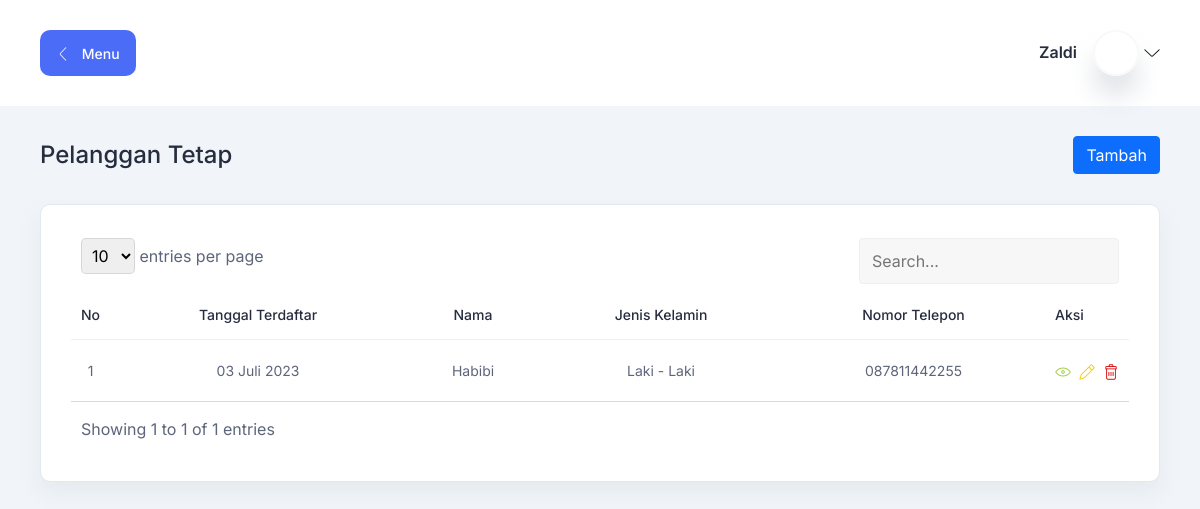
/index.php?h=pelanggan (signed in), run on the app's committed database.
### tables this page shows
CREATE TABLE `pelanggan`(
    `id` BIGINT UNSIGNED AUTO_INCREMENT,
    `nama` VARCHAR(255),
    `nomor_telepon` VARCHAR(255),
    `email` VARCHAR(255),
    `jenis_kelamin` VARCHAR(255),
    `tanggal_terdaftar` DATE,
    PRIMARY KEY (`id`) 
);

### database/connection.php (called while the page is built, shortened)
<?php
function indonesiaDate($date)
{
  $tanggal = explode('-', $date)[2];
  $bulan = explode('-', $date)[1];
  $tahun = explode('-', $date)[0];
  return $tanggal . ' ' . MONTH_IN_INDONESIA[$bulan - 1] . ' ' . $tahun;
}

### halaman/pelanggan/index.php (the view, shortened to what this page needs)
<section class="table-components">
    <div class="container-fluid">
        <div class="title-wrapper pt-30">
            <div class="row align-items-center">
                <div class="col">
                    <div class="title mb-30">
                        <h3>Pelanggan Tetap</h3>
                    </div>
                </div>
                <div class="col-auto">
                    <?php if ($_SESSION['user']['status'] == 'KASIR') : ?>
                        <a href="?h=tambah_pelanggan" class="btn btn-primary mb-30">Tambah</a>
                    <?php else : ?>
                        <a href="?h1=tambah_pelanggan" class="btn btn-primary mb-30">Tambah</a>
                    <?php endif; ?>
                </div>
            </div>
        </div>
        <div class="tables-wrapper">
            <div class="row">
                <div class="col-lg-12">
                    <div class="card-style mb-30">
                        <div class="table-responsive">
                            <table id="table" class="table">
                                <thead>
                                    <tr>
                                        <th class="text-center fit">
                                            <h6>No</h6>
                                        </th>
                                        <th class="text-center">
                                            <h6>Tanggal Terdaftar</h6>
                                        </th>
                                        <th class="text-center">
                                            <h6>Nama</h6>
                                        </th>
                                        <th class="text-center">
                                            <h6>Jenis Kelamin</h6>
                                        </th>
                                        <th class="text-center">
                                            <h6>Nomor Telepon</h6>
                                        </th>
                                        <th class="fit">
                                            <h6>Aksi</h6>
                                        </th>
                                    </tr>
                                </thead>
                                <?php
                                $result = $conn->query("SELECT * FROM pelanggan ORDER BY tanggal_terdaftar");
                                $no = 1;
                                ?>
                                <tbody>
                                    <?php if ($result->num_rows) : ?>
                                        <?php while ($row = $result->fetch_assoc()) : ?>
                                            <tr>
                                                <td class="text-center fit">
                                                    <p><?= $no++; ?></p>
                                                </td>
                                                <td class="text-center">
                                                    <p><?= indonesiaDate($row['tanggal_terdaftar']); ?></p>
                                                </td>
                                                <td class="text-center">
                                                    <p><?= $row['nama']; ?></p>
                                                </td>
                                                <td class="text-center">
                                                    <p><?= $row['jenis_kelamin']; ?></p>
                                                </td>
                                                <td class="text-center">
                                                    <p><?= $row['nomor_telepon']; ?></p>
                                                </td>
                                                <td class="d-flex gap-2">
                                                    <?php if ($_SESSION['user']['status'] == 'KASIR') : ?>
                                                        <div class="action">
                                                            <a href="?h=lihat_pelanggan&id=<?= $row['id']; ?>" class="text-info">
                                                                <i class="lni lni-eye"></i>
                                                            </a>
                                                        </div>
                                                        <div class="action">
                                                            <a href="?h=ubah_pelanggan&id=<?= $row['id']; ?>" class="text-warning">
                                                                <i class="lni lni-pencil"></i>
                                                            </a>
                                                        </div>
                                                        <div class="action">
                                                            <a onclick="return confirm('Yakin?')" href="?h=hapus_pelanggan&id=<?= $row['id']; ?>" class="text-danger">
                                                                <i class="lni lni-trash-can"></i>
                                                            </a>
                                                        </div>
                                                    <?php endif; ?>
                                                </td>
                                            </tr>
                                        <?php endwhile; ?>
                                    <?php else : ?>
                                        <tr>
                                            <td class="text-center" colspan="5">Data Kosong</td>
                                        </tr>
                                    <?php endif; ?>
                                </tbody>
                            </table>
                        </div>
                    </div>
                </div>
            </div>
        </div>
    </div>
</section>

### assets/css/fullcalendar.css (style rules this page uses)
:root { --fc-daygrid-event-dot-width: 8px; }
:root { --fc-list-event-dot-width: 10px; --fc-list-event-hover-bg-color: #f5f5f5; }

### assets/css/datatable.css (style rules this page uses)
.dataTable-table { max-width: 100%; width: 100%; border-spacing: 0; border-collapse: separate; }
.dataTable-table > tbody > tr > td, .dataTable-table > tbody > tr > th, .dataTable-table > tfoot > tr > td, .dataTable-table > tfoot > tr > th, .dataTable-table > thead > tr > td, .dataTable-table > thead > tr > th { vertical-align: top; padding: 8px 10px; }
.dataTable-table > thead > tr > th { vertical-align: bottom; text-align: left; border-bottom: 1px solid #d9d9d9; }
.dataTable-table th { vertical-align: bottom; text-align: left; }

### index.php (style rules this page uses)
.fit { width: 1%; white-space: nowrap; }

### data on the page
pelanggan: tanggal_terdaftar "03 Juli 2023", nama "Habibi", jenis_kelamin "Laki - Laki", nomor_telepon "087811442255"

### other printed values
$_SESSION['user']['nama'] "Zaldi"
